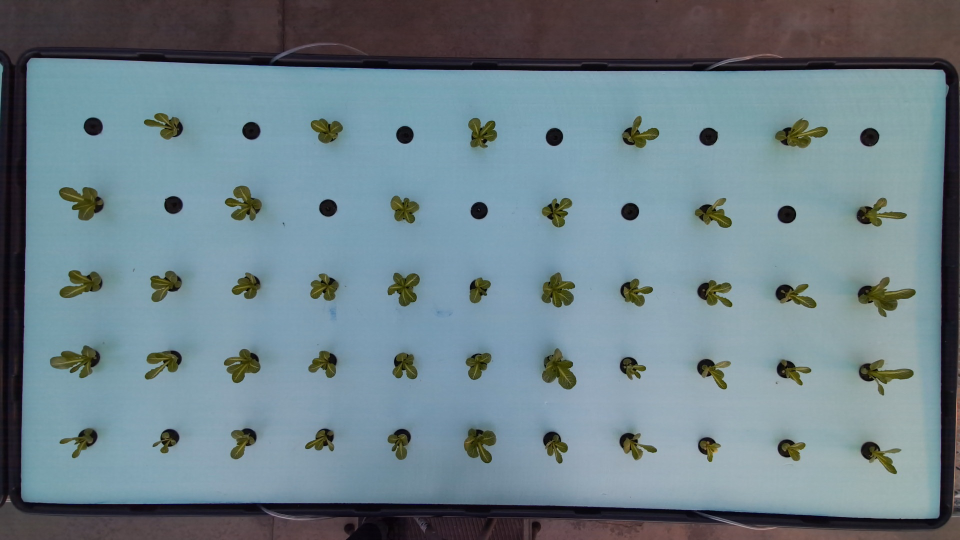
#> input picture image_data/masks/T03_rgb/T03_GH13_JC01_Feb-03-2023_1758_rgb.jpg, 1920 x 1080 px (shown at 1/2 size); its folder holds only this picture in this run
$ python Find_LAB.py
#> lines starting #> are read from the running program, lines starting #| are printed output that depends on the picture; after the words box and inside, x2 and y2 are one past the last pixel; in counts of white or black regions, pixels touching at a corner belong together
# finding hsv range of target object(pen)
import cv2
import numpy as np
import time
import glob
from os import chdir,remove,mkdir

# A required callback method that goes into the trackbar function.
def nothing(x):
    pass


# [8 lines of commented-out code are left out]

filenames = sorted(glob.glob('/Users/shilo/Documents/GitHub/BiomassPredictonAI/image_data/masks/T03_rgb/*.jpg'))


l_l, l_a, l_b, u_l, u_a, u_b, size_ig = 0,0,0,255,255,255,0
for id, file in enumerate (filenames):
    if 1==1:# file[0:2] == "24":
        img = cv2.imread(file)                  # open a file
#> img is the input picture: shape (1080, 1920, 3); mean B, G, R 136.9, 128.5, 109.6
        # [4 lines of commented-out code are left out]
        cap = img
        frame = cap


        # Create a window named trackbars.
        cv2.namedWindow("Trackbars")

        # Now create 6 trackbars that will control the lower and upper range of
        # H,S and V channels. The Arguments are like this: Name of trackbar,
        # window name, range,callback function. For Hue the range is 0-179 and
        # for S,V its 0-255.
        cv2.createTrackbar("L - L", "Trackbars", l_l, 255, nothing)
        cv2.createTrackbar("L - A", "Trackbars", l_a, 255, nothing)
        cv2.createTrackbar("L - B", "Trackbars", l_b, 255, nothing)
        cv2.createTrackbar("U - L", "Trackbars", u_l, 255, nothing)
        cv2.createTrackbar("U - A", "Trackbars", u_a, 255, nothing)
        cv2.createTrackbar("U - B", "Trackbars", u_b, 255, nothing)
        cv2.createTrackbar("Size", "Trackbars", size_ig, 1500, nothing)


        while True:


            # Convert the BGR image to HSV image.
            lab = cv2.cvtColor(cap, cv2.COLOR_BGR2LAB)
#> lab: shape (1080, 1920, 3); mean of channels 0, 1, 2 132.5, 123.8, 121.7

            # Get the new values of the trackbar in real time as the user changes
            # them
            l_l = cv2.getTrackbarPos("L - L", "Trackbars")
            l_a = cv2.getTrackbarPos("L - A", "Trackbars")
            l_b = cv2.getTrackbarPos("L - B", "Trackbars")
            u_l = cv2.getTrackbarPos("U - L", "Trackbars")
            u_a = cv2.getTrackbarPos("U - A", "Trackbars")
            u_b = cv2.getTrackbarPos("U - B", "Trackbars")
            size_ig = cv2.getTrackbarPos("Size", "Trackbars")

            # Set the lower and upper HSV range according to the value selected
            # by the trackbar
            lower_range = np.array([l_l, l_a, l_b])
            upper_range = np.array([u_l, u_a, u_b])

            # Filter the image and get the binary mask, where white represents
            # your target color
            mask = cv2.inRange(lab, lower_range, upper_range)
#> mask: shape (1080, 1920); every value is 255
            cont, hier = cv2.findContours(mask, cv2.RETR_EXTERNAL, cv2.CHAIN_APPROX_NONE)
#> cont = 1 contour; box (x1, y1, x2, y2) and area: (0, 0, 1920, 1080) 2070601
            for contour in cont:
                if cv2.contourArea(contour) < size_ig:
                    cv2.fillPoly(mask, pts=[contour], color=(0, 0, 0))
#> this loop made 1 pass

            # You can also visualize the real part of the target color (Optional)
            res = cv2.bitwise_and(frame, frame, mask=mask)

            # Converting the binary mask to 3 channel image, this is just so
            # we can stack it with the others
            mask_3 = cv2.cvtColor(mask, cv2.COLOR_GRAY2BGR)
#> mask_3: shape (1080, 1920, 3); every value is 255

            # stack the mask, orginal frame and the filtered result
            stacked = np.hstack((mask_3, frame, res))
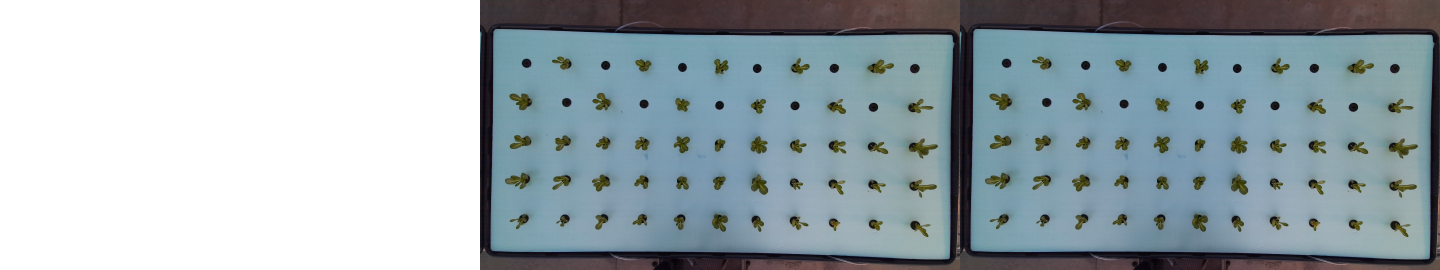
#> stacked: shape (1080, 5760, 3) (shown at 1/4 size); mean B, G, R 176.3, 170.7, 158.1

            # Show this stacked frame at 40% of the size.
            cv2.imshow('Trackbars', cv2.resize(stacked, None, fx=0.3, fy=0.3))
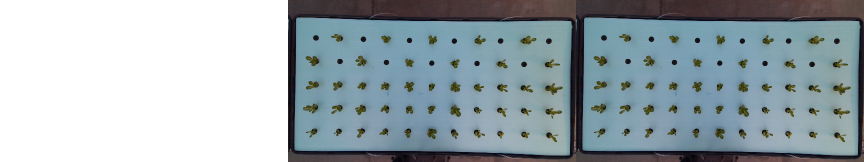
#> window 'Trackbars': shape (324, 1728, 3) (shown at 1/2 size); mean B, G, R 176.2, 170.6, 158

            # If the user presses ESC then exit the program
            key = cv2.waitKey(1)
#> (key Esc is pressed here)
            if key == 27:
                break

            # If the user presses `s` then print this array.
            if key == ord('s'):
                thearray = [[l_l, l_a, l_b], [u_l, u_a, u_b]]
                print(thearray)
                img_name = file.split('/')[-1]
                print(img_name)
                cv2.imwrite(f'/Users/shilo/Documents/GitHub/BiomassPredictonAI/image_data/masks/T03_mask/{img_name}', mask)

                # Also save this array as penval.npy
                #np.save('hsv_value', thearray)
                break


        # Release the camera & destroy the windows.
        cv2.destroyAllWindows()

$ run again, on image_data/masks/T03_rgb/T03_GH13_JC01_Feb-15-2023_0744_rgb.jpg
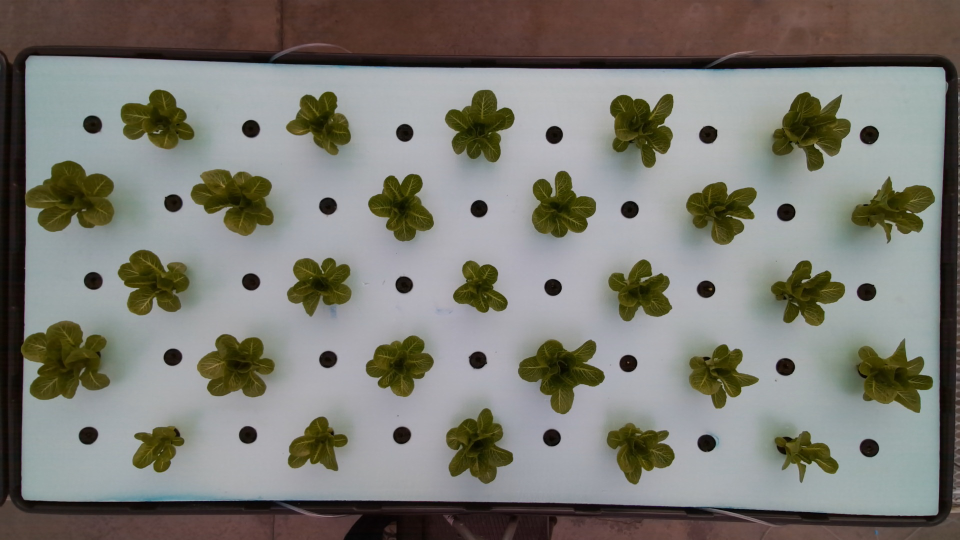
#> input picture image_data/masks/T03_rgb/T03_GH13_JC01_Feb-15-2023_0744_rgb.jpg, 1920 x 1080 px (shown at 1/2 size)
#> img is the input picture: shape (1080, 1920, 3); mean B, G, R 115.5, 122.6, 123.9
#> lab: shape (1080, 1920, 3); mean of channels 0, 1, 2 128.8, 127.9, 132.5
#> mask: shape (1080, 1920); every value is 255
#> cont = 1 contour; box (x1, y1, x2, y2) and area: (0, 0, 1920, 1080) 2070601
#> the loop `for contour in cont:` made 1 pass
#> mask_3: shape (1080, 1920, 3); every value is 255
#> `stacked = np.hstack((mask_3, frame, res))`:
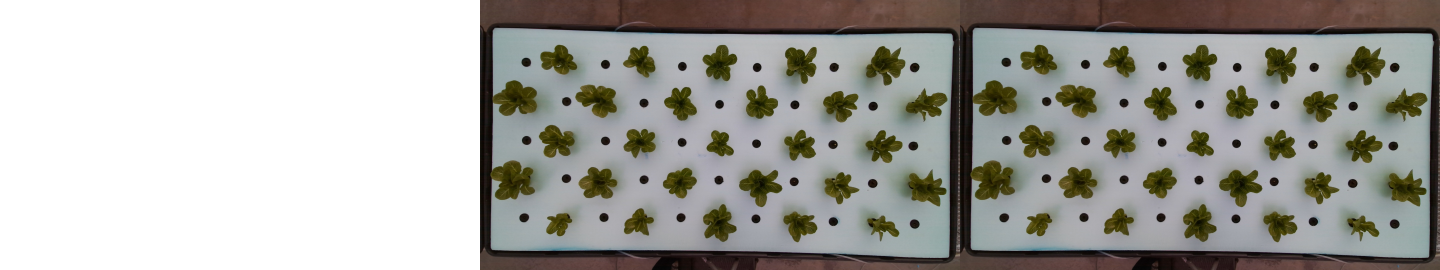
#> stacked: shape (1080, 5760, 3) (shown at 1/4 size); mean B, G, R 162, 166.7, 167.6
#> `cv2.imshow('Trackbars', cv2.resize(stacked, None, fx=0.3, fy=0.3))`:
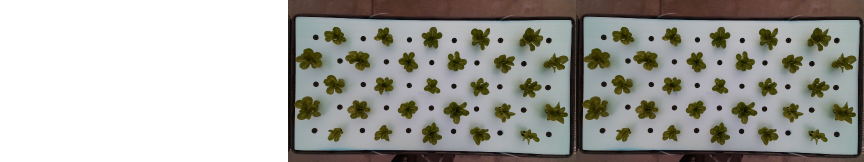
#> window 'Trackbars': shape (324, 1728, 3) (shown at 1/2 size); mean B, G, R 162, 166.7, 167.6

$ run again, on image_data/masks/T03_rgb/T03_GH13_JC01_Feb-21-2023_0735_rgb.jpg
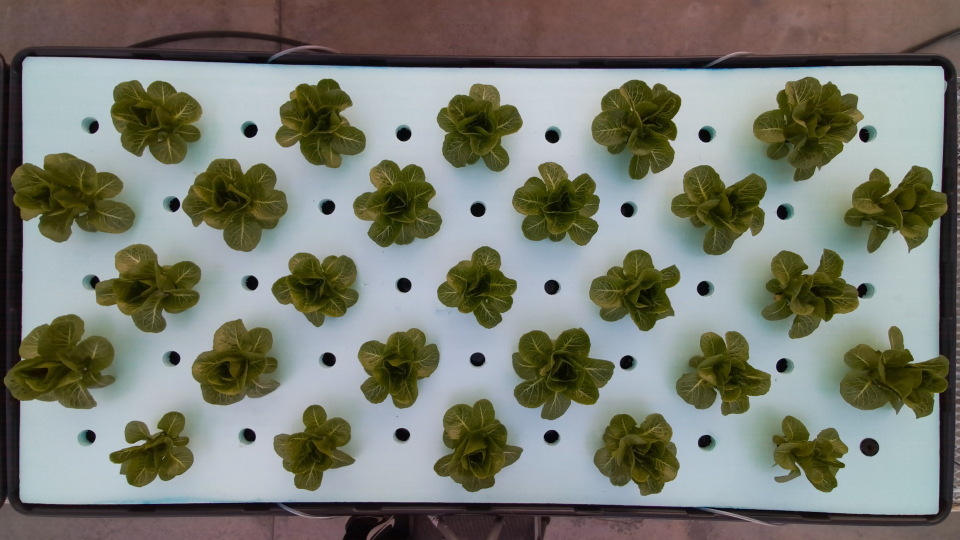
#> input picture image_data/masks/T03_rgb/T03_GH13_JC01_Feb-21-2023_0735_rgb.jpg, 1920 x 1080 px (shown at 1/2 size)
#> img is the input picture: shape (1080, 1920, 3); mean B, G, R 113.1, 123.8, 121.4
#> lab: shape (1080, 1920, 3); mean of channels 0, 1, 2 128.8, 126, 134.1
#> mask: shape (1080, 1920); every value is 255
#> cont = 1 contour; box (x1, y1, x2, y2) and area: (0, 0, 1920, 1080) 2070601
#> the loop `for contour in cont:` made 1 pass
#> mask_3: shape (1080, 1920, 3); every value is 255
#> `stacked = np.hstack((mask_3, frame, res))`:
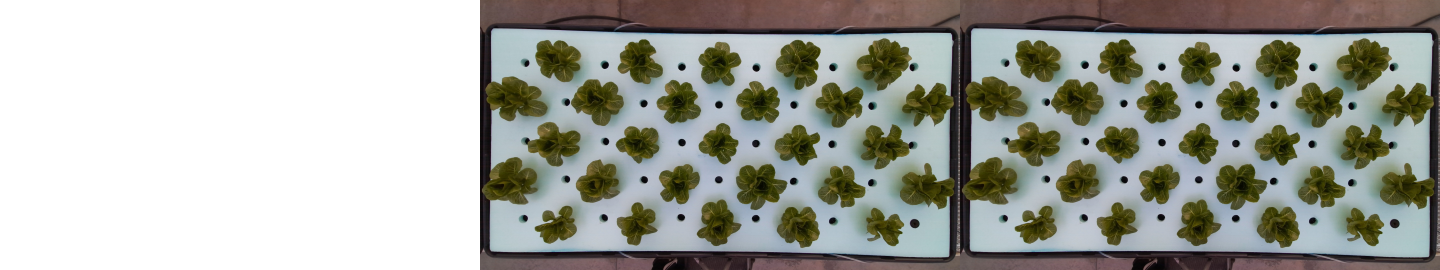
#> stacked: shape (1080, 5760, 3) (shown at 1/4 size); mean B, G, R 160.4, 167.6, 165.9
#> `cv2.imshow('Trackbars', cv2.resize(stacked, None, fx=0.3, fy=0.3))`:
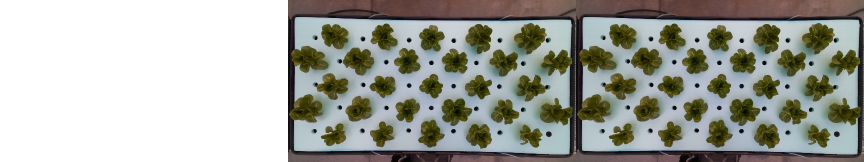
#> window 'Trackbars': shape (324, 1728, 3) (shown at 1/2 size); mean B, G, R 160.4, 167.5, 165.9
